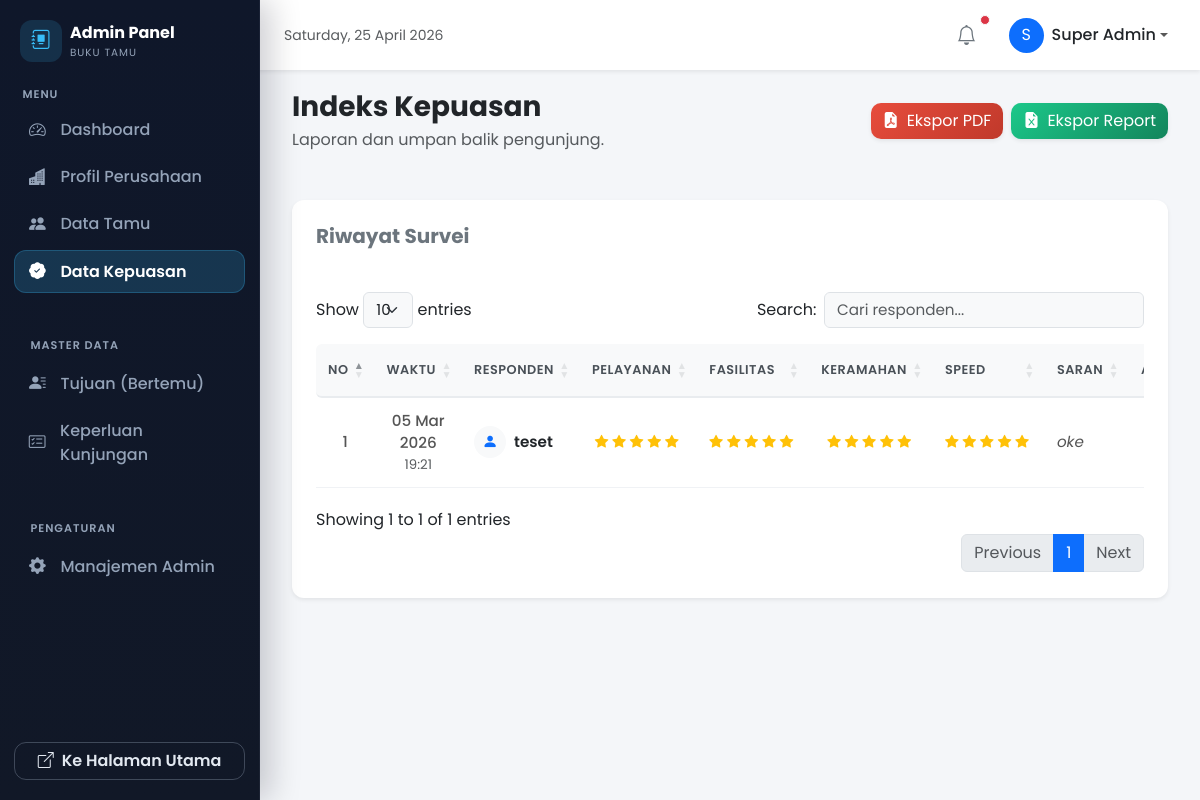
Screenshot of /admin/data_kepuasan.php (signed in) with the database file from the repository.
### tables this page shows
CREATE TABLE `tb_kepuasan` (
  `id_kepuasan` int NOT NULL,
  `id_tamu_fk` int DEFAULT NULL,
  `nama_responden` varchar(120) DEFAULT NULL,
  `tanggal_survei` date NOT NULL,
  `waktu_survei` time NOT NULL,
  `nilai_pelayanan` tinyint NOT NULL,
  `nilai_fasilitas` tinyint NOT NULL,
  `nilai_keramahan` tinyint NOT NULL,
  `nilai_kecepatan` tinyint NOT NULL,
  `saran_masukan` text,
  `created_at` timestamp NOT NULL DEFAULT CURRENT_TIMESTAMP
);

### admin/data_kepuasan.php (the view, shortened to what this page needs)
<?php
require_once __DIR__ . '/../koneksi/koneksi.php';
if (!function_exists('generate_star_display')) {
    function generate_star_display($rating_value, $max_stars = 5) {
        $color_class = 'text-warning';
        if($rating_value >= 5) $color_class = 'text-warning';
        elseif($rating_value <= 2) $color_class = 'text-danger';
        $stars_html = '<div class="text-nowrap" style="font-size: 0.85rem;">';
        for ($i = 1; $i <= $max_stars; $i++) {
            $icon = ($i <= $rating_value) ? 'bi-star-fill' : 'bi-star';
            $stars_html .= '<i class="bi '.$icon.' '.$color_class.' me-1"></i>';
        }
        $stars_html .= '</div>';
        return $stars_html;
    }
}
$survei_list = [];
$sql_select_survei = "SELECT id_kepuasan, id_tamu_fk, nama_responden, tanggal_survei, waktu_survei,
                             nilai_pelayanan, nilai_fasilitas, nilai_keramahan, nilai_kecepatan, saran_masukan
                      FROM tb_kepuasan
                      ORDER BY tanggal_survei DESC, waktu_survei DESC";
$result_survei = $koneksi->query($sql_select_survei);
if ($result_survei && $result_survei->num_rows > 0) {
    while ($row = $result_survei->fetch_assoc()) {
        $survei_list[] = $row;
    }
}
?>
<!DOCTYPE html>
<html lang="id">
<head>
    <link href="https://cdn.jsdelivr.net/npm/bootstrap@5.3.3/dist/css/bootstrap.min.css" rel="stylesheet">
    <link rel="stylesheet" href="https://cdn.jsdelivr.net/npm/bootstrap-icons@1.11.3/font/bootstrap-icons.min.css">
    <link href="https://cdn.datatables.net/1.13.6/css/dataTables.bootstrap5.min.css" rel="stylesheet">
    <link href="css/admin-style.css" rel="stylesheet">
</head>
<body>
    <?php
    if (file_exists(__DIR__ . '/_partials/navbar.php')) { include_once __DIR__ . '/_partials/navbar.php'; }
    if (file_exists(__DIR__ . '/_partials/sidebar.php')) { include_once __DIR__ . '/_partials/sidebar.php'; }
    ?>
    <main class="main-content">
        <div class="container-fluid px-0">
            <div class="d-flex justify-content-between flex-wrap flex-md-nowrap align-items-center pb-4 mb-4 border-bottom-0">
                <div>
                    <h1 class="h3 fw-bold text-dark mb-1">Indeks Kepuasan</h1>
                    <p class="text-muted mb-0">Laporan dan umpan balik pengunjung.</p>
                </div>
                 <div class="btn-toolbar mb-2 mb-md-0 gap-2">
                    <a href="export_kepuasan_pdf.php" class="btn btn-danger text-white shadow-sm border-0 d-flex align-items-center" style="background: linear-gradient(135deg, #e74c3c, #c0392b); border-radius: 10px;">
                        <i class="bi bi-file-earmark-pdf-fill me-2"></i> Ekspor PDF
                    </a>
                    <a href="export_kepuasan.php" class="btn btn-primary text-white shadow-sm border-0 d-flex align-items-center" style="background: linear-gradient(135deg, #1cc88a, #13855c); border-radius: 10px;">
                        <i class="bi bi-file-earmark-excel-fill me-2"></i> Ekspor Report
                    </a>
                </div>
            </div>
            <div class="card shadow-sm mb-4">
                <div class="card-header d-flex justify-content-between align-items-center bg-transparent border-bottom-0 pt-4 px-4">
                    <h5 class="mb-0 fw-bold text-secondary">Riwayat Survei</h5>
                </div>
                <div class="card-body px-4 pb-4">
                    <?php if (!empty($survei_list)): ?>
                    <div class="table-responsive">
                        <table id="tabelDataSurvei" class="table table-hover w-100" style="border-collapse: separate; border-spacing: 0;">
                            <thead>
                                <tr>
                                    <th class="border-top-0 rounded-start-2">No</th>
                                    <th class="border-top-0">Waktu</th>
                                    <th class="border-top-0 text-start">Responden</th>
                                    <th class="border-top-0">Pelayanan</th>
                                    <th class="border-top-0">Fasilitas</th>
                                    <th class="border-top-0">Keramahan</th>
                                    <th class="border-top-0">Speed</th>
                                    <th class="border-top-0 text-start">Saran</th>
                                    <th class="border-top-0 rounded-end-2">Aksi</th>
                                </tr>
                            </thead>
                            <tbody>
                                <?php $nomor = 1; foreach ($survei_list as $survei): ?>
                                <tr>
                                    <td class="text-center fw-medium"><?php echo $nomor++; ?></td>
                                    <td class="text-center">
                                        <div class="d-flex flex-column align-items-center">
                                            <span class="fw-medium"><?php echo htmlspecialchars(date('d M Y', strtotime($survei['tanggal_survei']))); ?></span>
                                            <small class="text-muted"><?php echo htmlspecialchars(date('H:i', strtotime($survei['waktu_survei']))); ?></small>
                                        </div>
                                    </td>
                                    <td>
                                        <div class="d-flex align-items-center">
                                            <div class="bg-light text-primary rounded-circle d-flex align-items-center justify-content-center me-2" style="width: 32px; height: 32px;">
                                                <i class="bi bi-person-fill"></i>
                                            </div>
                                            <span class="fw-semibold text-dark"><?php echo htmlspecialchars($survei['nama_responden'] ?: 'Anonim'); ?></span>
                                        </div>
                                    </td>
                                    <td class="text-center"><?php echo generate_star_display($survei['nilai_pelayanan']); ?></td>
                                    <td class="text-center"><?php echo generate_star_display($survei['nilai_fasilitas']); ?></td>
                                    <td class="text-center"><?php echo generate_star_display($survei['nilai_keramahan']); ?></td>
                                    <td class="text-center"><?php echo generate_star_display($survei['nilai_kecepatan']); ?></td>
                                    <td class="saran-preview" title="<?php echo htmlspecialchars($survei['saran_masukan']); ?>">
                                        <?php echo htmlspecialchars($survei['saran_masukan'] ?: '-'); ?>
                                    </td>
                                    <td class="text-center action-buttons">
                                    </td>
                                </tr>
                                <?php endforeach; ?>
                            </tbody>
                        </table>
                    </div>
                    <?php endif; ?>
                </div>
            </div>
        </div>
    </main>
</body>
</html>

### admin/css/admin-style.css (style rules this page uses)
:root { --sidebar-width: 260px; --sidebar-bg: #0f172a; --sidebar-surface: #111827; --sidebar-accent: #38bdf8; --sidebar-text: #e2e8f0; --sidebar-muted: #94a3b8; --sidebar-hover: rgba(148, 163, 184, 0.12); }
body { font-family: 'Poppins', sans-serif; background-color: #f4f6f9; color: #343a40; }
.main-content { padding-top: 90px; padding-left: 1rem; padding-right: 1rem; padding-bottom: 3rem; min-height: 100vh; margin-left: 0; transition: margin-left 0.3s ease-in-out; }
@media (min-width: 768px) { .main-content { margin-left: var(--sidebar-width); padding-left: 2rem; padding-right: 2rem; } }
.card { background-color: #ffffff; border: none; border-radius: 12px; box-shadow: 0 4px 6px rgba(0, 0, 0, 0.04); margin-bottom: 1.5rem; }
.card-header { background-color: transparent; border-bottom: 1px solid #f0f2f5; padding: 1.25rem 1.5rem; font-weight: 600; color: #2c3e50; }
.card-body { padding: 1.5rem; }

### admin/data_kepuasan.php (style rules this page uses)
.table-responsive { margin-top: 0; }
.table thead th { background-color: #f8f9fa; color: #495057; font-weight: 600; border-bottom: 2px solid #e9ecef; text-transform: uppercase; font-size: 0.8rem; letter-spacing: 0.5px; white-space: nowrap; padding: 1rem 0.75rem; text-align: center; }
.table tbody tr td { vertical-align: middle; color: #555; font-size: 0.95rem; padding: 0.75rem; border-bottom-color: #f0f2f5; }
.saran-preview { max-width: 200px; overflow: hidden; text-overflow: ellipsis; white-space: nowrap; font-style: italic; color: #6c757d; }

### rows the page displays
tb_kepuasan: tanggal_survei "05 Mar 2026", waktu_survei "19:21", nama_responden "teset", nilai_pelayanan 5 (drawn), nilai_fasilitas 5 (drawn), nilai_keramahan 5 (drawn), nilai_kecepatan 5 (drawn), saran_masukan "oke"

### other values shown
substr($admin_nama_display, 0, 1) "S"
$admin_nama_display "Super Admin"
